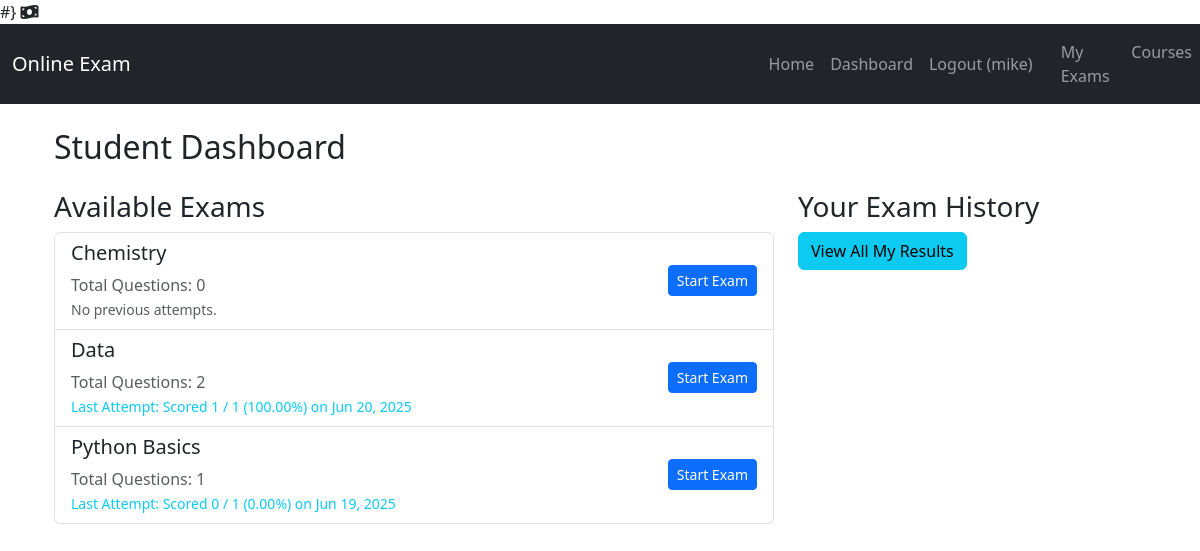
Screenshot of /student/dashboard/ (signed in) with the database file from the repository.
### exam_app/models.py (models this page shows, shortened)
class User(AbstractUser):
    is_student = models.BooleanField(default=False)
    is_teacher = models.BooleanField(default=False)
    approved = models.BooleanField(default=False)
    groups = models.ManyToManyField(
        'auth.Group',
        related_name='exam_app_users_groups', # Unique related_name for groups
        blank=True,
        help_text='The groups this user belongs to. A user will get all permissions granted to each of their groups.',
        related_query_name='user',
    )
    user_permissions = models.ManyToManyField(
        'auth.Permission',
        related_name='exam_app_users_permissions', # Unique related_name for user_permissions
        blank=True,
        help_text='Specific permissions for this user.',
        related_query_name='user',
    )

class Course(models.Model):
    name = models.CharField(max_length=200)
    description = models.TextField(blank=True)
    teacher = models.ForeignKey(User, on_delete=models.CASCADE, limit_choices_to={'is_teacher': True})
    is_active = models.BooleanField(default=True) # <-- Add this line
    time_limit_minutes = models.PositiveIntegerField(
        default=60, # Default to 60 minutes (1 hour)
        validators=[MinValueValidator(5), MaxValueValidator(240)], # Min 5 mins, Max 4 hours
        help_text="Time limit for the exam in minutes (e.g., 60 for 1 hour)."
    )
    created_at = models.DateTimeField(auto_now_add=True)
    updated_at = models.DateTimeField(auto_now=True)
    class Meta:
        unique_together = ('name', 'teacher') # Ensure a teacher cannot have two courses with the same name
        ordering = ['name']

class Result(models.Model):
    student = models.ForeignKey(User, on_delete=models.CASCADE, limit_choices_to={'is_student': True})
    course = models.ForeignKey(Course, on_delete=models.CASCADE)
    exam = models.OneToOneField(Exam, on_delete=models.CASCADE, primary_key=True) # One result per exam attempt
    score = models.IntegerField()
    total_marks = models.IntegerField()
    percentage = models.FloatField()
    date_achieved = models.DateTimeField(auto_now_add=True)
    class Meta:
        ordering = ['-date_achieved'] # Order results by most recent first

### exam_app/views.py (the view)
# urls.py: path('student/dashboard/', views.student_dashboard, name='student_dashboard'),
@login_required
@user_passes_test(is_student)
def student_dashboard(request):
    available_courses = Course.objects.all().order_by('name')
    student_results = Result.objects.filter(student=request.user).select_related('course').order_by('course__name', '-date_achieved')
    latest_results = {}
    for result in student_results:
        if result.course.id not in latest_results:
            latest_results[result.course.id] = result
    context = {
        'available_courses': available_courses,
        'latest_results': latest_results, # Pass the dictionary of latest results
        'page_title': 'Student Dashboard'
    }
    return render(request, 'students/student_dashboard.html', context)

### exam_app/templatetags/exam_filters.py (called while the page is built)
@register.filter(name='get_item')
def get_item(dictionary, key):
    return dictionary.get(key)

### exam_app/views.py (called while the page is built)
def is_student(user):
    return user.is_authenticated and user.is_student

### exam_app/templates/students/student_dashboard.html (shortened to what this page needs)
{% extends 'base.html' %}
{% load exam_filters %}
{% block content %}
<div class="container mt-4">
    <h2 class="mb-4">{{ page_title }}</h2>
    <div class="row">
        <div class="col-md-8">
            <h3>Available Exams</h3>
            {% if available_courses %}
                <div class="list-group">
                    {% for course in available_courses %}
                        <div class="list-group-item list-group-item-action d-flex justify-content-between align-items-center">
                            <div>
                                <h5>{{ course.name }}</h5>
                                <p class="mb-0 text-muted">Total Questions: {{ course.question_set.count }}</p>
                                {% if latest_results|get_item:course.id %}
                                    {% with result=latest_results|get_item:course.id %}
                                        <small class="text-info">Last Attempt: Scored {{ result.score }} / {{ result.total_marks }} ({{ result.percentage|floatformat:2 }}%) on {{ result.date_achieved|date:"M d, Y" }}</small>
                                    {% endwith %}
                                {% else %}
                                    <small class="text-muted">No previous attempts.</small>
                                {% endif %}
                            </div>
                            <a href="{% url 'exam_app:exam_start' course.pk %}" class="btn btn-primary btn-sm">Start Exam</a>
                        </div>
                    {% endfor %}
                </div>
            {% else %}
                <p>No courses with exams available yet.</p>
            {% endif %}
        </div>
        <div class="col-md-4">
            <h3>Your Exam History</h3>
            <p>
                <a href="{% url 'exam_app:student_exam_history' %}" class="btn btn-info">View All My Results</a>
            </p>
        </div>
    </div>
</div>
{% endblock %}

### templates/base.html (shortened to what this page needs)
{% load static %}
<!DOCTYPE html>
<html lang="en">
<head>
    <link href="https://cdn.jsdelivr.net/npm/bootstrap@5.3.3/dist/css/bootstrap.min.css" rel="stylesheet">
    <link rel="stylesheet" href="https://cdnjs.cloudflare.com/ajax/libs/font-awesome/6.0.0-beta3/css/all.min.css">
</head>
<body>
	<i class="fas fa-money-bill-wave"></i>
    <nav class="navbar navbar-expand-lg navbar-dark bg-dark">
        <div class="container-fluid">
            <a class="navbar-brand" href="{% url 'exam_app:home' %}">Online Exam</a>
        <div class="collapse navbar-collapse" id="navbarNav">
            <ul class="navbar-nav ms-auto">
                <li class="nav-item">
                    <a class="nav-link" href="{% url 'exam_app:home' %}">Home</a>
                </li>
                {% if user.is_authenticated %}
                    <li class="nav-item">
                        <a class="nav-link" href="{% url 'exam_app:dashboard' %}">Dashboard</a>
                    </li>
                    <li class="nav-item">
                        <a class="nav-link" href="{% url 'exam_app:logout' %}">Logout ({{ user.username }})</a>
                    </li>
                {% endif %}
            </ul>
        </div>
        </div>
<ul class="navbar-nav me-auto mb-2 mb-lg-0">
    {% if request.user.is_authenticated %}
        {% if request.user.is_student %}
            <li class="nav-item">
                <a class="nav-link" href="{% url 'exam_app:student_dashboard' %}">My Exams</a>
            </li>
        {% elif request.user.is_teacher %}
            <li class="nav-item">
                <a class="nav-link" href="{% url 'exam_app:teacher_dashboard' %}">Teacher Dashboard</a>
            </li>
        {% endif %}
        <li class="nav-item">
            <a class="nav-link" href="{% url 'exam_app:teacher_course_list' %}">Courses</a>
        </li>
    {% endif %}
</ul>
    </nav>
    <div class="container mt-4">
        {% block content %}{% endblock content %}
    </div>
</body>
</html>

### rows the page displays
User: username "mike"
Course: name "Chemistry", question_set.count "0", shows "No previous attempts."
Course: name "Data", question_set.count "2"
Result: score "1", total_marks "1", percentage "100.00", date_achieved "Jun 20, 2025"
Course: name "Python Basics", question_set.count "1"
Result: score "0", total_marks "1", percentage "0.00", date_achieved "Jun 19, 2025"

### other values shown
{{ page_title }} "Student Dashboard"
